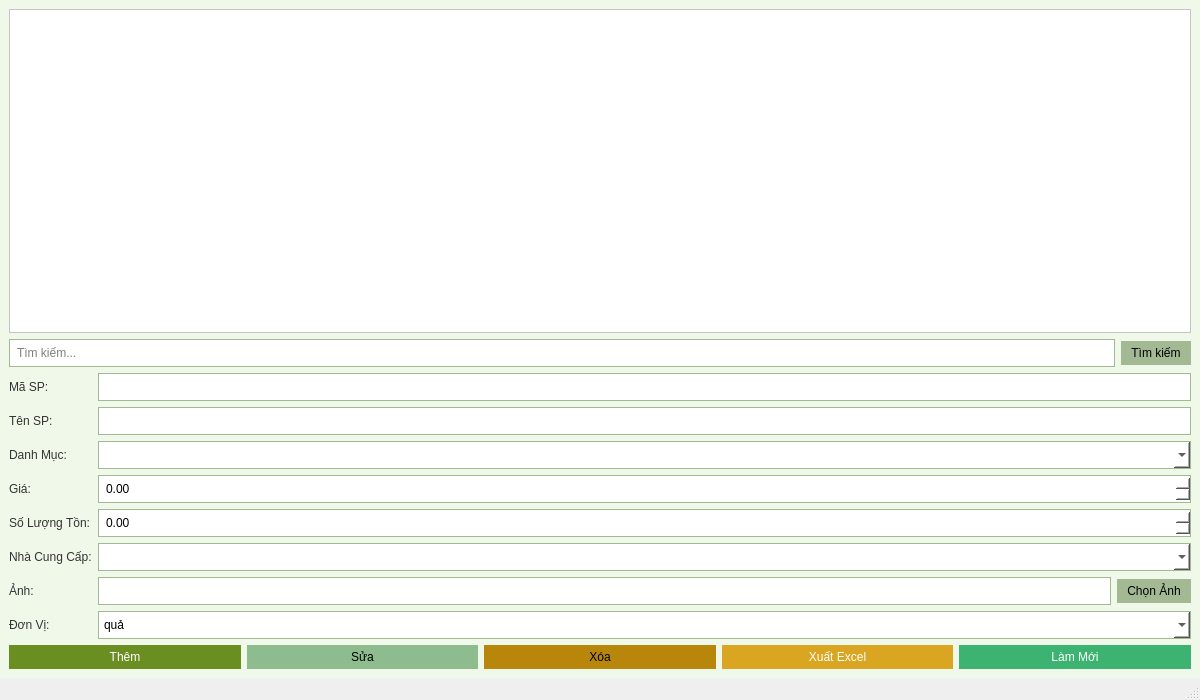
<?xml version="1.0" encoding="UTF-8"?>
<ui version="4.0">
 <class>MainWindow</class>
 <widget class="QMainWindow" name="MainWindow">
  <property name="geometry">
   <rect>
    <x>0</x>
    <y>0</y>
    <width>1200</width>
    <height>700</height>
   </rect>
  </property>
  <property name="windowTitle">
   <string>Quản lý Sản Phẩm</string>
  </property>
  <widget class="QWidget" name="centralwidget">
   <property name="styleSheet">
    <string notr="true">
background-color: #f0f8ea; /* Light green, base color */
font: 12pt "Segoe UI";
color: #333333; /* Dark text for better readability */
</string>
   </property>
   <layout class="QVBoxLayout" name="verticalLayout">
    <item>
     <widget class="QTableWidget" name="tableSanPham">
      <property name="styleSheet">
       <string notr="true">
background-color: #ffffff; /* White background for the table */
alternate-background-color: #e0e8d5; /* Slightly darker green for alternate rows */
selection-background-color: #a3b994; /* Darker green for selection */
color: #000000; /* Black text in table */
</string>
      </property>
     </widget>
    </item>
    <item>
     <layout class="QHBoxLayout" name="searchLayout">
      <item>
       <widget class="QLineEdit" name="txtSearch">
        <property name="styleSheet">
         <string notr="true">
background-color: #ffffff;
border: 1px solid #a3b994;
padding: 5px;
color: #000000; /* Black text in search box */
</string>
        </property>
        <property name="placeholderText">
         <string>Tìm kiếm...</string>
        </property>
       </widget>
      </item>
      <item>
       <widget class="QPushButton" name="btnSearch">
        <property name="styleSheet">
         <string notr="true">
background-color: #a3b994;
color: black;
border: none;
padding: 5px 10px;
</string>
        </property>
        <property name="text">
         <string>Tìm kiếm</string>
        </property>
       </widget>
      </item>
     </layout>
    </item>
    <item>
     <layout class="QGridLayout" name="formLayout">
      <item row="0" column="0">
       <widget class="QLabel" name="lblMaSP">
        <property name="text">
         <string>Mã SP:</string>
        </property>
       </widget>
      </item>
      <item row="0" column="1">
       <widget class="QLineEdit" name="txtMaSP">
        <property name="styleSheet">
         <string notr="true">
background-color: #ffffff;
border: 1px solid #a3b994;
padding: 5px;
color: #000000; /* Black text in input fields */
</string>
        </property>
       </widget>
      </item>
      <item row="1" column="0">
       <widget class="QLabel" name="lblTenSP">
        <property name="text">
         <string>Tên SP:</string>
        </property>
       </widget>
      </item>
      <item row="1" column="1">
       <widget class="QLineEdit" name="txtTenSP">
        <property name="styleSheet">
         <string notr="true">
background-color: #ffffff;
border: 1px solid #a3b994;
padding: 5px;
color: #000000; /* Black text in input fields */
</string>
        </property>
       </widget>
      </item>
      <item row="2" column="0">
       <widget class="QLabel" name="lblMaDanhMuc">
        <property name="text">
         <string>Danh Mục:</string>
        </property>
       </widget>
      </item>
      <item row="2" column="1">
       <widget class="QComboBox" name="cmbCategory">
        <property name="styleSheet">
         <string notr="true">
background-color: #ffffff;
border: 1px solid #a3b994;
padding: 5px;
color: #000000; /* Black text in input fields */
</string>
        </property>
       </widget>
      </item>
      <item row="3" column="0">
       <widget class="QLabel" name="lblGia">
        <property name="text">
         <string>Giá:</string>
        </property>
       </widget>
      </item>
      <item row="3" column="1">
       <widget class="QDoubleSpinBox" name="doubleGia">
        <property name="styleSheet">
         <string notr="true">
background-color: #ffffff;
border: 1px solid #a3b994;
padding: 5px;
color: #000000; /* Black text in input fields */
</string>
        </property>
        <property name="decimals">
         <number>2</number>
        </property>
        <property name="maximum">
         <double>1000000000.0</double>
        </property>
       </widget>
      </item>
      <item row="4" column="0">
       <widget class="QLabel" name="lblSoLuongTon">
        <property name="text">
         <string>Số Lượng Tồn:</string>
        </property>
       </widget>
      </item>
      <item row="4" column="1">
       <widget class="QDoubleSpinBox" name="doubleSoLuongTon">
        <property name="styleSheet">
         <string notr="true">
background-color: #ffffff;
border: 1px solid #a3b994;
padding: 5px;
color: #000000; /* Black text in input fields */
</string>
        </property>
        <property name="maximum">
         <double>1000000000.0</double>
        </property>
       </widget>
      </item>
      <item row="5" column="0">
       <widget class="QLabel" name="lblMaNhaCungCap">
        <property name="text">
         <string>Nhà Cung Cấp:</string>
        </property>
       </widget>
      </item>
      <item row="5" column="1">
       <widget class="QComboBox" name="cmbSupplier">
        <property name="styleSheet">
         <string notr="true">
background-color: #ffffff;
border: 1px solid #a3b994;
padding: 5px;
color: #000000; /* Black text in input fields */
</string>
        </property>
       </widget>
      </item>
      <item row="6" column="0">
       <widget class="QLabel" name="lblAnh">
        <property name="text">
         <string>Ảnh:</string>
        </property>
       </widget>
      </item>
      <item row="6" column="1">
       <layout class="QHBoxLayout" name="horizontalLayout">
        <item>
         <widget class="QLineEdit" name="txtAnh">
          <property name="styleSheet">
           <string notr="true">
background-color: #ffffff;
border: 1px solid #a3b994;
padding: 5px;
color: #000000; /* Black text in input fields */
</string>
          </property>
         </widget>
        </item>
        <item>
         <widget class="QPushButton" name="btnChonAnh">
          <property name="styleSheet">
           <string notr="true">
background-color: #a3b994;
color: black;
border: none;
padding: 5px 10px;
</string>
          </property>
          <property name="text">
           <string>Chọn Ảnh</string>
          </property>
         </widget>
        </item>
       </layout>
      </item>
      <item row="7" column="0">
       <widget class="QLabel" name="lblDonVi">
        <property name="text">
         <string>Đơn Vị:</string>
        </property>
       </widget>
      </item>
      <item row="7" column="1">
       <widget class="QComboBox" name="cbbDonVi">
        <property name="styleSheet">
         <string notr="true">
background-color: #ffffff;
border: 1px solid #a3b994;
padding: 5px;
color: #000000; /* Black text in input fields */
</string>
        </property>
        <item>
         <property name="text">
          <string>quả</string>
         </property>
        </item>
        <item>
         <property name="text">
          <string>con</string>
         </property>
        </item>
        <item>
         <property name="text">
          <string>kg</string>
         </property>
        </item>
       </widget>
      </item>
     </layout>
    </item>
    <item>
     <layout class="QHBoxLayout" name="buttonLayout">
      <item>
       <widget class="QPushButton" name="btnAdd">
        <property name="styleSheet">
         <string notr="true">
background-color: #6b8e23; /* Olive Green */
color: white;
border: none;
padding: 5px 10px;
</string>
        </property>
        <property name="text">
         <string>Thêm</string>
        </property>
       </widget>
      </item>
      <item>
       <widget class="QPushButton" name="btnEdit">
        <property name="styleSheet">
         <string notr="true">
background-color: #8fbc8f; /* Dark Sea Green */
color: black;
border: none;
padding: 5px 10px;
</string>
        </property>
        <property name="text">
         <string>Sửa</string>
        </property>
       </widget>
      </item>
      <item>
       <widget class="QPushButton" name="btnDelete">
        <property name="styleSheet">
         <string notr="true">
background-color: #b8860b; /* Goldenrod */
color: black;
border: none;
padding: 5px 10px;
</string>
        </property>
        <property name="text">
         <string>Xóa</string>
        </property>
       </widget>
      </item>
      <item>
       <widget class="QPushButton" name="btnExport">
        <property name="styleSheet">
         <string notr="true">
background-color: #daa520; /* Goldenrod */
color: white;
border: none;
padding: 5px 10px;
</string>
        </property>
        <property name="text">
         <string>Xuất Excel</string>
        </property>
       </widget>
      </item>
      <item>
       <widget class="QPushButton" name="btnClear">
        <property name="styleSheet">
         <string notr="true">
background-color: #3cb371; /* Medium Sea Green */
color: white;
border: none;
padding: 5px 10px;
</string>
        </property>
        <property name="text">
         <string>Làm Mới</string>
        </property>
       </widget>
      </item>
     </layout>
    </item>
   </layout>
  </widget>
  <widget class="QMenuBar" name="menubar">
   <property name="geometry">
    <rect>
     <x>0</x>
     <y>0</y>
     <width>1200</width>
     <height>26</height>
    </rect>
   </property>
  </widget>
  <widget class="QStatusBar" name="statusbar"/>
 </widget>
 <resources/>
 <connections/>
</ui>
